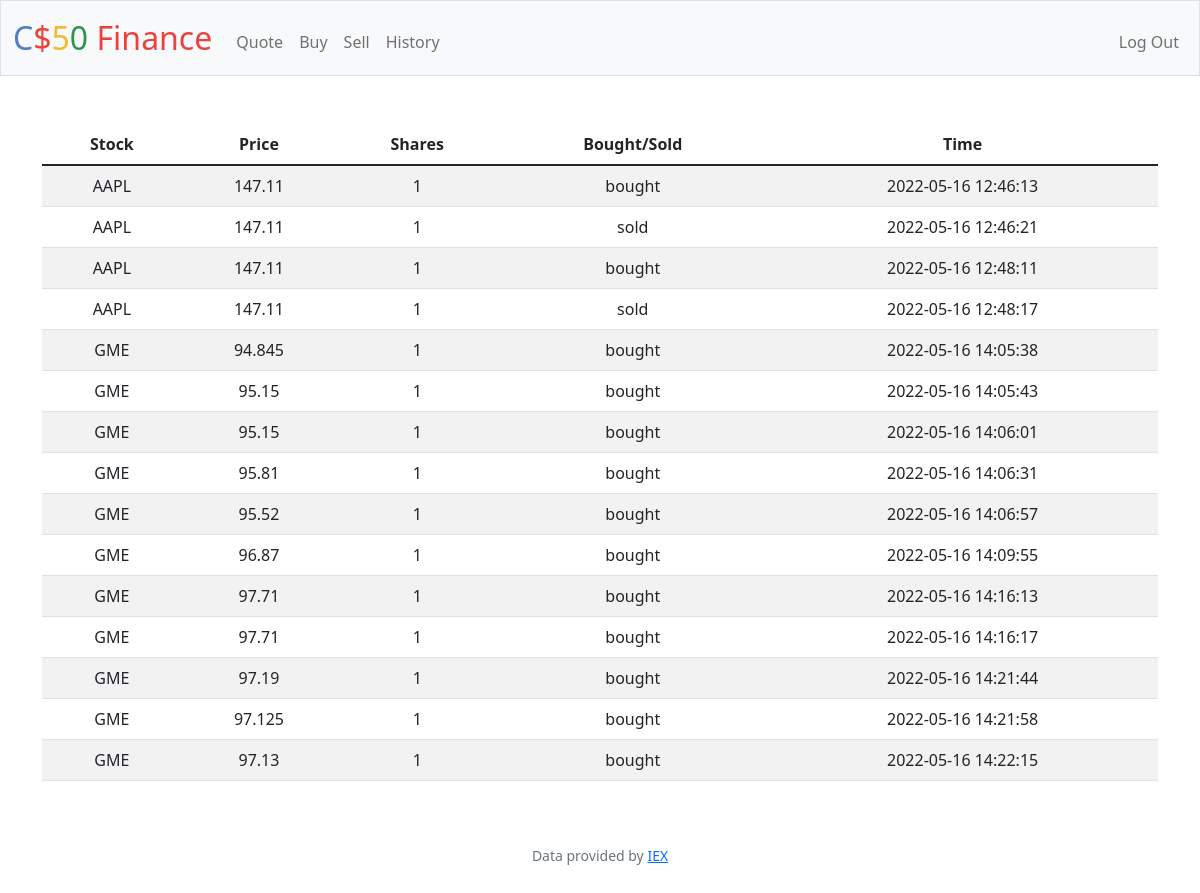
The page /history (signed in) on the database its author committed.
### tables this page shows
CREATE TABLE purchases (table_id INTEGER PRIMARY KEY AUTOINCREMENT, user_id INTEGER, symbol TEXT, shares INTEGER, purchase_price REAL, time TEXT);

### app.py (the view)
@app.route("/history")
@login_required
def history():
    user_id = session.get("user_id")
    history = db.execute("SELECT * from purchases WHERE user_id =?", user_id)
    hist_index = {}
    hist_big_index = {}
    for i in range(len(history)):
        hist_index["shares"] = abs(history[i]["shares"])
        hist_index["price"] = history[i]["purchase_price"]
        hist_index["symbol"] = history[i]["symbol"]
        hist_index["time"] = history[i]["time"]
        if history[i]["shares"] <0:
            hist_index["transaction"] = "sold"
        else:
            hist_index["transaction"] = "bought"
        hist_big_index[i] = hist_index
        hist_index = {}
    return render_template("history.html", hist_big_index=hist_big_index)

### app.py (called while the page is built)
@app.after_request
def after_request(response):
    response.headers["Cache-Control"] = "no-cache, no-store, must-revalidate"
    response.headers["Expires"] = 0
    response.headers["Pragma"] = "no-cache"
    return response

### helpers.py (called while the page is built)
def login_required(f):
    @wraps(f)
    def decorated_function(*args, **kwargs):
        if session.get("user_id") is None:
            return redirect("/login")
        return f(*args, **kwargs)
    return decorated_function

### templates/history.html (shortened to what this page needs)
{% extends "layout.html" %}
{% block main %}
<div class="container-sm">
    <table class="table table-striped">
        <thead>
            <tr>
            <th scope="col">Stock</th>
            <th scope="col">Price</th>
            <th scope="col">Shares</th>
            <th scope="col">Bought/Sold</th>
            <th scope="col">Time</th>
            </tr>
        </thead>
        <tbody>
            {% for i in hist_big_index %}
            <tr>
                    <td> {{ hist_big_index[i]["symbol"] }}</td>
                    <td> {{ hist_big_index[i]["price"] }}</td>
                    <td> {{ hist_big_index[i]["shares"] }}</td>
                    <td> {{ hist_big_index[i]["transaction"] }}</td>
                    <td> {{ hist_big_index[i]["time"] }}</td>
            </tr>
            {% endfor %}
        </tbody>
    </table>
</div>
{% endblock %}

### templates/layout.html (shortened to what this page needs)
<!DOCTYPE html>
<html lang="en">
    <head>
        <link href="https://cdn.jsdelivr.net/npm/bootstrap@5.1.3/dist/css/bootstrap.min.css" rel="stylesheet">
        <link href="/static/styles.css" rel="stylesheet">
    </head>
    <body>
        <nav class="bg-light border navbar navbar-expand-md navbar-light">
            <div class="container-fluid">
                <a class="navbar-brand" href="/"><span class="blue">C</span><span class="red">$</span><span class="yellow">5</span><span class="green">0</span> <span class="red">Finance</span></a>
                <div class="collapse navbar-collapse" id="navbar">
                    {% if session["user_id"] %}
                        <ul class="navbar-nav me-auto mt-2">
                            <li class="nav-item"><a class="nav-link" href="/quote">Quote</a></li>
                            <li class="nav-item"><a class="nav-link" href="/buy">Buy</a></li>
                            <li class="nav-item"><a class="nav-link" href="/sell">Sell</a></li>
                            <li class="nav-item"><a class="nav-link" href="/history">History</a></li>
                        </ul>
                        <ul class="navbar-nav ms-auto mt-2">
                            <li class="nav-item"><a class="nav-link" href="/logout">Log Out</a></li>
                        </ul>
                    {% else %}
                        <ul class="navbar-nav ms-auto mt-2">
                            <li class="nav-item"><a class="nav-link" href="/register">Register</a></li>
                            <li class="nav-item"><a class="nav-link" href="/login">Log In</a></li>
                        </ul>
                    {% endif %}
                </div>
            </div>
        </nav>
        <main class="container-fluid py-5 text-center">
            {% block main %}{% endblock %}
        </main>
        <footer class="mb-5 small text-center text-muted">
            Data provided by <a href="https://iexcloud.io/">IEX</a>
        </footer>
    </body>
</html>

### static/styles.css (style rules this page uses)
nav .navbar-brand { font-size: xx-large; }
nav .navbar-brand .blue { color: #537fbe; }
nav .navbar-brand .red { color: #ea433b; }
nav .navbar-brand .yellow { color: #f5b82e; }
nav .navbar-brand .green { color: #2e944b; }

### rows shown on the page
purchases: symbol "AAPL", purchase_price "147.11", shares "1", time "2022-05-16 12:46:13"
purchases: symbol "AAPL", purchase_price "147.11", time "2022-05-16 12:46:21"
purchases: symbol "AAPL", purchase_price "147.11", shares "1", time "2022-05-16 12:48:11"
purchases: symbol "AAPL", purchase_price "147.11", time "2022-05-16 12:48:17"
purchases: symbol "GME", purchase_price "94.845", shares "1", time "2022-05-16 14:05:38"
purchases: symbol "GME", purchase_price "95.15", shares "1", time "2022-05-16 14:05:43"
purchases: symbol "GME", purchase_price "95.15", shares "1", time "2022-05-16 14:06:01"
purchases: symbol "GME", purchase_price "95.81", shares "1", time "2022-05-16 14:06:31"
purchases: symbol "GME", purchase_price "95.52", shares "1", time "2022-05-16 14:06:57"
purchases: symbol "GME", purchase_price "96.87", shares "1", time "2022-05-16 14:09:55"
purchases: symbol "GME", purchase_price "97.71", shares "1", time "2022-05-16 14:16:13"
purchases: symbol "GME", purchase_price "97.71", shares "1", time "2022-05-16 14:16:17"
purchases: symbol "GME", purchase_price "97.19", shares "1", time "2022-05-16 14:21:44"
purchases: symbol "GME", purchase_price "97.125", shares "1", time "2022-05-16 14:21:58"
purchases: symbol "GME", purchase_price "97.13", shares "1", time "2022-05-16 14:22:15"

### other values the page prints
{{ hist_big_index[i]["transaction"] }} "bought" "sold" "bought" "sold" "bought" "bought" "bought" "bought" "bought" "bought" "bought" "bought" "bought" "bought" "bought"
{{ hist_big_index[i]["shares"] }} "1" "1"
